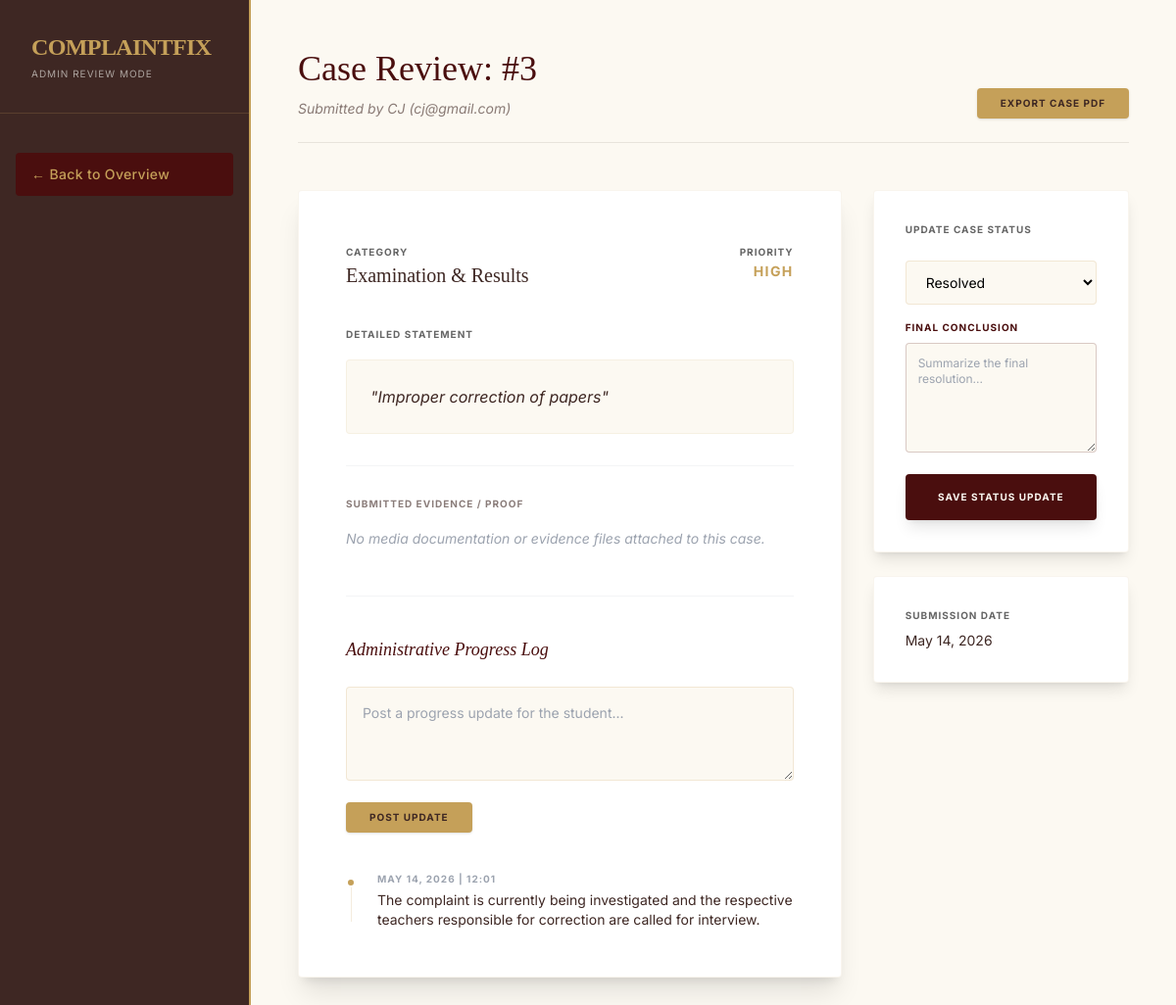
Screenshot of /admin_view_complaint.php?id=3 (signed in) with the database file from the repository.
### tables this page shows
CREATE TABLE `complaints` (
  `complaint_id` int(11) NOT NULL,
  `user_id` int(11) DEFAULT NULL,
  `category` varchar(100) NOT NULL,
  `subject` varchar(150) DEFAULT NULL,
  `description` text NOT NULL,
  `location` varchar(100) DEFAULT NULL,
  `priority` enum('Low','Medium','High') DEFAULT 'Medium',
  `status` enum('Pending','In Progress','Resolved') DEFAULT 'Pending',
  `created_at` date NOT NULL,
  `conclusion` text DEFAULT NULL
);

CREATE TABLE `users` (
  `user_id` int(11) NOT NULL,
  `name` varchar(100) NOT NULL,
  `email` varchar(100) NOT NULL,
  `password` varchar(255) NOT NULL,
  `student_id` varchar(20) DEFAULT NULL,
  `phone_no` varchar(15) DEFAULT NULL,
  `department` varchar(100) DEFAULT NULL,
  `academic_year` varchar(20) DEFAULT NULL,
  `created_at` datetime DEFAULT current_timestamp(),
  `role` varchar(20) DEFAULT 'student'
);

CREATE TABLE `complaint_updates` (
  `update_id` int(11) NOT NULL,
  `complaint_id` int(11) NOT NULL,
  `update_text` text NOT NULL,
  `created_at` timestamp NOT NULL DEFAULT current_timestamp()
);

### admin_view_complaint.php (the view, shortened to what this page needs)
<?php
include 'db.php';
$complaint_id = mysqli_real_escape_string($conn, $_GET['id']);
$query = "SELECT c.*, u.name as student_name, u.email as student_email FROM complaints c
          JOIN users u ON c.user_id = u.user_id
          WHERE c.complaint_id = '$complaint_id'";
$result = $conn->query($query);
$data = $result->fetch_assoc();
?>
<!DOCTYPE html>
<html lang="en">
<head>
    <script src="https://cdn.tailwindcss.com"></script>
</head>
<body class="flex min-h-screen">
    <aside class="w-64 sidebar text-[#F5F5F0] fixed h-full flex flex-col print:hidden">
        <div class="p-8 border-b border-[#C5A059]/20">
            <h1 class="text-2xl font-serif text-[#C5A059] font-bold uppercase tracking-tight">ComplaintFix</h1>
            <p class="text-[10px] uppercase tracking-widest opacity-60 mt-1">Admin Review Mode</p>
        </div>
        <nav class="flex-1 py-10 px-4">
            <a href="admin_dashboard.php" class="flex items-center gap-3 px-4 py-3 rounded bg-[#4A0E0E] text-[#C5A059]">
                <span class="text-sm font-medium tracking-wide">← Back to Overview</span>
            </a>
        </nav>
    </aside>
    <main class="ml-64 flex-1 p-12">
        <header class="mb-12 border-b pb-6 border-[#3E2723]/10 flex justify-between items-end">
            <div>
                <h2 class="text-4xl font-serif text-[#4A0E0E] leading-tight">Case Review: #<?php echo $data['complaint_id']; ?></h2>
                <p class="text-[#3E2723] opacity-60 text-sm italic mt-2">Submitted by <?php echo htmlspecialchars($data['student_name']); ?> (<?php echo $data['student_email']; ?>)</p>
            </div>
            <button onclick="window.print()" class="print-btn px-6 py-2 bg-[#C5A059] text-[#3E2723] text-[10px] font-bold uppercase tracking-widest rounded shadow hover:bg-opacity-90 transition-all">
                Export Case PDF
            </button>
        </header>
        <div class="grid grid-cols-1 lg:grid-cols-3 gap-8">
            <div class="lg:col-span-2 space-y-8">
                <div class="bg-white p-12 rounded shadow-xl border border-[#C5A059]/10">
                    <div class="flex justify-between items-start mb-8">
                        <div>
                            <label class="text-[10px] uppercase tracking-widest font-bold opacity-60">Category</label>
                            <p class="text-xl font-serif text-[#3E2723]"><?php echo $data['category']; ?></p>
                        </div>
                        <div class="text-right">
                            <label class="text-[10px] uppercase tracking-widest font-bold opacity-60">Priority</label>
                            <p class="text-sm font-bold text-[#C5A059] uppercase tracking-widest"><?php echo $data['priority']; ?></p>
                        </div>
                    </div>
                    <div class="mb-8">
                        <label class="text-[10px] uppercase tracking-widest font-bold opacity-60">Detailed Statement</label>
                        <div class="mt-4 p-6 bg-[#FCF9F2] border border-[#C5A059]/10 rounded italic text-[#3E2723] leading-relaxed">
                            "<?php echo htmlspecialchars($data['description']); ?>"
                        </div>
                    </div>
                    <div class="mb-8 pt-6 border-t border-gray-100">
                        <label class="text-[10px] uppercase tracking-widest font-bold text-[#3E2723] opacity-60">Submitted Evidence / Proof</label>
                        <div class="mt-4">
                            <?php if (!empty($data['attachment']) && file_exists($data['attachment'])): ?>
                                <?php
                                $file_ext = strtolower(pathinfo($data['attachment'], PATHINFO_EXTENSION));
                                $image_extensions = ['jpg', 'jpeg', 'png', 'gif', 'webp'];
                                ?>
                                <?php if (in_array($file_ext, $image_extensions)): ?>
                                    <div class="max-w-md rounded border border-gray-200 shadow-sm bg-gray-50 p-2">
                                        <a href="<?php echo htmlspecialchars($data['attachment']); ?>" target="_blank" title="Click to view full size">
                                            <img src="<?php echo htmlspecialchars($data['attachment']); ?>" alt="Evidence File" class="w-full h-auto object-contain max-h-80 rounded hover:opacity-95 transition-all">
                                        </a>
                                        <div class="mt-2 p-2 flex justify-between items-center bg-white rounded border border-gray-100">
                                            <span class="text-xs text-gray-500 font-mono truncate max-w-[220px]"><?php echo basename($data['attachment']); ?></span>
                                            <a href="<?php echo htmlspecialchars($data['attachment']); ?>" download class="text-xs font-bold text-[#4A0E0E] hover:underline uppercase tracking-wider">Download</a>
                                        </div>
                                    </div>
                                <?php else: ?>
                                    <div class="flex items-center gap-4 p-4 bg-gray-50 rounded border border-gray-200 max-w-md">
                                        <div class="p-3 bg-[#4A0E0E]/10 rounded text-[#4A0E0E] font-bold font-mono text-xs uppercase">
                                            <?php echo $file_ext; ?>
                                        </div>
                                        <div class="flex-1 min-w-0">
                                            <p class="text-sm font-medium text-[#3E2723] truncate"><?php echo basename($data['attachment']); ?></p>
                                            <p class="text-[10px] text-gray-400 uppercase tracking-wider">Verification Document</p>
                                        </div>
                                        <a href="<?php echo htmlspecialchars($data['attachment']); ?>" download class="px-4 py-2 bg-[#4A0E0E] text-[#FCF9F2] text-xs font-bold rounded hover:opacity-90 transition-all uppercase tracking-wider">
                                            Download
                                        </a>
                                    </div>
                                <?php endif; ?>
                            <?php else: ?>
                                <p class="text-sm text-gray-400 italic">No media documentation or evidence files attached to this case.</p>
                            <?php endif; ?>
                        </div>
                    </div>
                    <div class="mt-12 pt-10 border-t border-gray-100">
                        <h3 class="text-lg font-serif text-[#4A0E0E] mb-6 italic">Administrative Progress Log</h3>
                        <div class="update-form-area print:hidden">
                            <form action="" method="POST" class="mb-10">
                                <textarea name="update_text" required class="w-full p-4 bg-[#FCF9F2] border border-[#C5A059]/20 rounded text-sm outline-none h-24 mb-4" placeholder="Post a progress update for the student..."></textarea>
                                <button type="submit" name="post_update" class="bg-[#C5A059] text-[#3E2723] px-6 py-2 text-[10px] font-bold uppercase tracking-widest rounded shadow hover:bg-opacity-90 transition-all">Post Update</button>
                            </form>
                        </div>
                        <div class="space-y-6 relative">
                            <?php
                            $updates = $conn->query("SELECT * FROM complaint_updates WHERE complaint_id = '$complaint_id' ORDER BY created_at DESC");
                            while($u = $updates->fetch_assoc()): ?>
                                <div class="relative pl-8">
                                    <div class="absolute left-0 top-1.5 w-2.5 h-2.5 rounded-full bg-[#C5A059] border-2 border-white"></div>
                                    <p class="text-[10px] font-bold text-gray-400 uppercase tracking-widest"><?php echo date('M d, Y | H:i', strtotime($u['created_at'])); ?></p>
                                    <p class="text-sm text-[#3E2723] mt-1"><?php echo htmlspecialchars($u['update_text']); ?></p>
                                </div>
                            <?php endwhile; ?>
                        </div>
                    </div>
                </div>
            </div>
            <div class="space-y-6 action-sidebar print:hidden">
                <div class="bg-white p-8 rounded shadow-lg border border-[#C5A059]/10">
                    <label class="block text-[10px] uppercase tracking-widest font-bold opacity-60 mb-6">Update Case Status</label>
                    <form action="" method="POST" class="space-y-4">
                        <select id="statusSelect" name="status" onchange="toggleConclusionBox()" class="w-full px-4 py-3 bg-[#FCF9F2] border border-[#C5A059]/20 rounded text-sm outline-none">
                            <option value="Resolved" <?php if($data['status'] == 'Resolved') echo 'selected'; ?>>Resolved</option>
                        </select>
                        <div id="conclusionBox" class="<?php echo ($data['status'] == 'Resolved') ? '' : 'hidden'; ?> space-y-2 mt-4">
                            <label class="block text-[10px] uppercase tracking-widest font-bold text-[#4A0E0E]">Final Conclusion</label>
                            <textarea name="conclusion" class="w-full p-3 bg-[#FCF9F2] border border-[#4A0E0E]/20 rounded text-xs h-28" placeholder="Summarize the final resolution..."><?php echo htmlspecialchars($data['conclusion'] ?? ''); ?></textarea>
                        </div>
                        <button type="submit" name="update_status" class="w-full bg-[#4A0E0E] text-[#FCF9F2] py-4 rounded font-bold uppercase tracking-widest text-[10px] shadow-lg hover:bg-opacity-90 transition-all">
                            Save Status Update
                        </button>
                    </form>
                </div>
                <div class="bg-white p-8 rounded shadow-lg border border-[#C5A059]/10">
                    <label class="block text-[10px] uppercase tracking-widest font-bold opacity-60 mb-2">Submission Date</label>
                    <p class="text-sm text-[#3E2723]"><?php echo date("F d, Y", strtotime($data['created_at'])); ?></p>
                </div>
            </div>
        </div>
    </main>
</body>
</html>

### admin_view_complaint.php (style rules this page uses)
body { font-family: 'Inter', sans-serif; background-color: #FCF9F2; }
.font-serif { font-family: 'Georgia', serif; }
.sidebar { background-color: #3E2723; border-right: 2px solid #C5A059; }

### rows the page displays
complaints: complaint_id "3", user.name "CJ", user.email "cj@gmail.com", category "Examination & Results", priority "HIGH", description "Improper correction of papers", status "Resolved", created_at "May 14, 2026"
complaint_updates: created_at "MAY 14, 2026 | 12:01", update_text "The complaint is currently being investigated and the respective teachers responsible for correction are called for interview."
